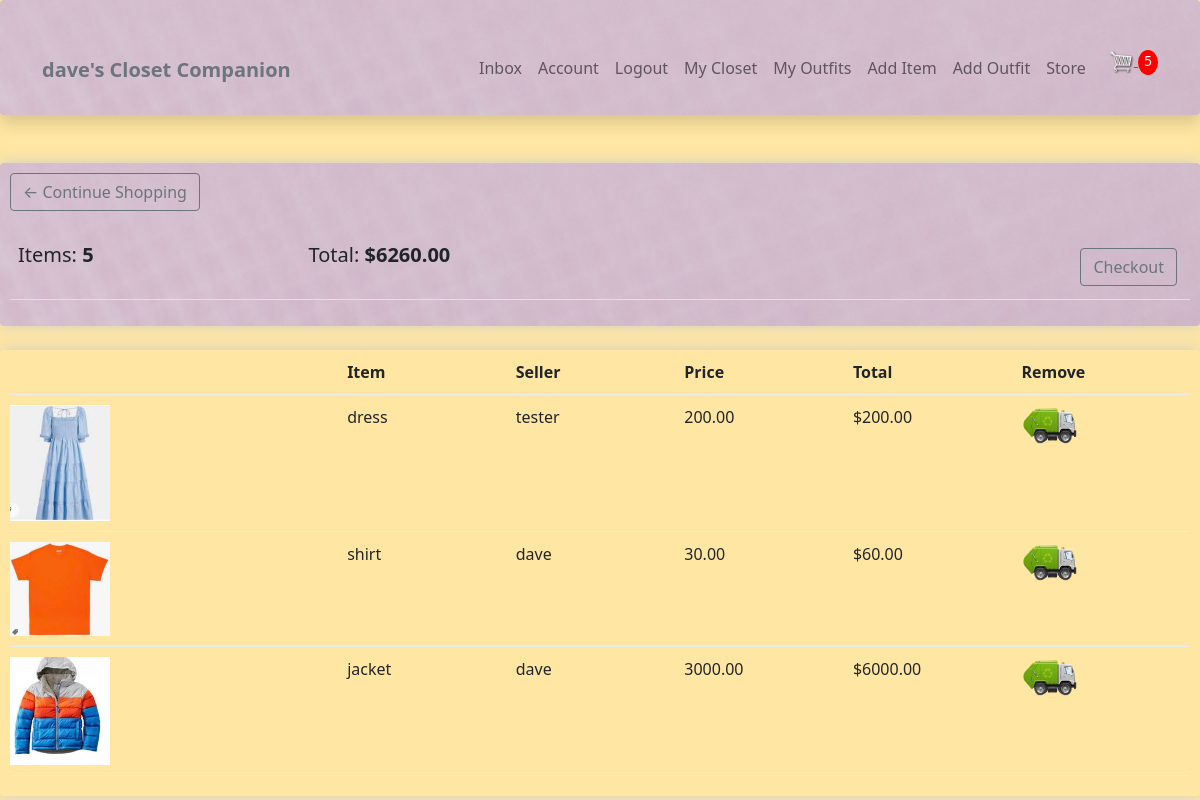
The app's page /store/cart/ (signed in), older data.
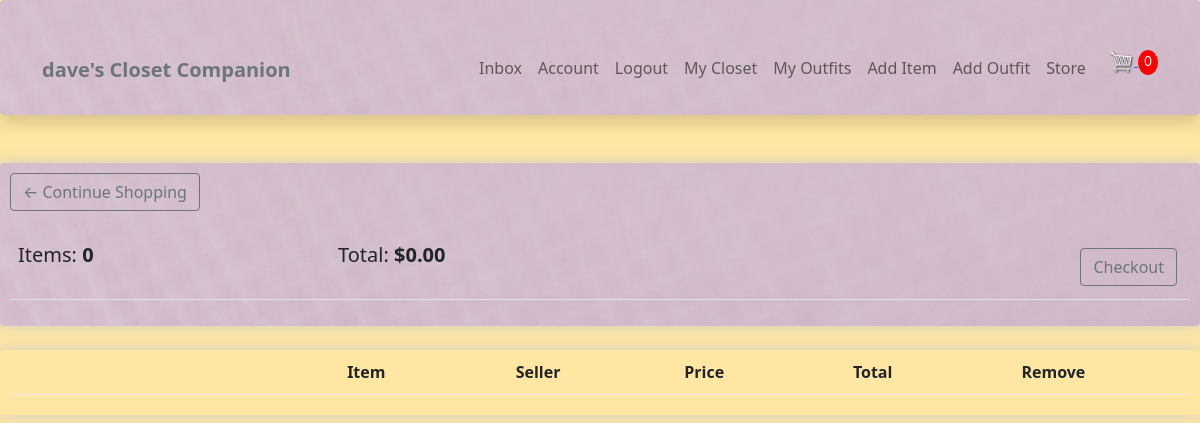
The same page, newer data.
### user/models.py (models this page shows)
class Profile(models.Model):
    user = models.OneToOneField(
        User, on_delete=models.CASCADE, null=True, blank=True)
    name = models.CharField(max_length=200, blank=True, null=True)
    email = models.EmailField(max_length=500, blank=True, null=True)
    username = models.CharField(max_length=200, blank=True, null=True)
    location = models.CharField(max_length=200, blank=True, null=True)
    short_intro = models.CharField(max_length=200, blank=True, null=True)
    profile_image = models.ImageField(
        null=True, blank=True, upload_to='profiles/', default="profiles/user-default.png")
    social_instagram = models.CharField(max_length=200, blank=True, null=True)
    created = models.DateTimeField(auto_now_add=True)
    id = models.UUIDField(default=uuid.uuid4, unique=True,
                          primary_key=True, editable=False)
    def __str__(self):
        return str(self.username)

### store/models.py (models this page shows, shortened)
class Order(models.Model):
    customer = models.ForeignKey(Profile, on_delete=models.CASCADE, null=True, blank=True)
    date_ordered = models.DateTimeField(auto_now_add=True)
    complete = models.BooleanField(default=False)
    transaction_id = models.CharField(max_length=100, null=True)
    @property
    def get_cart_total(self):
        orderitems = self.orderitem_set.all()
        total = sum([item.get_total for item in orderitems])
        return total
    @property
    def get_cart_items(self):
        orderitems = self.orderitem_set.all()
        total = sum([item.quantity for item in orderitems])
        return total

class OrderItem(models.Model):
    item = models.ForeignKey(Item, on_delete = models.SET_NULL, null=True)
    order = models.ForeignKey(Order, on_delete=models.SET_NULL, null=True)
    quantity = models.IntegerField(default=0, null=True, blank=True)
    date_added = models.DateTimeField(auto_now_add=True)
    @property
    def get_total(self):
        total = self.item.price * self.quantity
        return total

### wardrobe/models.py (models this page shows, shortened)
class Item(models.Model):
    top = 'top'
    bottom = 'bottom'
    dress = 'dress'
    shoe = 'shoe'
    outerwear = 'outerwear'
    handbag = 'handbag'
    other = 'other'
    item_type = [
        (top, 'top'),
        (bottom, 'bottom'),
        (dress, 'dress'),
        (shoe, 'shoe'),
        (outerwear, 'outerwear'),
        (handbag, 'handbag'),
        (other, 'other'),
    ]
    owner = models.ForeignKey(Profile, null=True, blank=True, on_delete=models.CASCADE)
    name = models.CharField(max_length=100)
    description = models.TextField(max_length=300, blank=True, null=True)
    type = models.CharField(max_length=100, choices = item_type, default=shoe)
    image = ResizedImageField(size=[200, 200], upload_to="images")
    sell = models.BooleanField(default=False)
    price = models.DecimalField(max_digits=7, decimal_places=2, blank=True, null=True)
    tags = models.ManyToManyField('Tag', blank=True)
    created = models.DateTimeField(auto_now_add=True)
    id = models.UUIDField(default=uuid.uuid4, unique=True, primary_key=True, editable=False)
    @property
    def imageURL(self):
        try:
            url = self.image.url
        except:
            url = ''
        return url

### store/views.py (the view)
# urls.py: path('cart/', views.cart, name="cart"),
@login_required(login_url="login")
def cart(request):
    data = cartData(request)
    cartItems = data['cartItems']
    order = data['order']
    orderItems = data['orderItems']
    context = {'orderItems': orderItems, 'order': order, 'cartItems': cartItems}
    return render(request, 'store/cart.html', context)

### store/utils.py (called while the page is built)
def cartData(request):
	if request.user.is_authenticated:
		customer = request.user.profile
		order, created = Order.objects.get_or_create(customer=customer, complete=False)
		orderItems = order.orderitem_set.all()
		cartItems = order.get_cart_items
	else:
		return redirect('login')
	return {'cartItems': cartItems ,'order': order, 'orderItems': orderItems}

### store/templates/store/cart.html (shortened to what this page needs)
{% extends 'main.html' %}
{% load static %}
{% block content %}
<div class="row">
    <div class="col-lg-12">
        <div class="box-element texture">
            <a href="{% url 'store' %}" class="btn btn-outline-secondary">&#x2190; Continue Shopping</a>
            <br>
            <br>
            <table class="table">
                <tr>
                    <th><h5>Items: <strong>{{order.get_cart_items}}</strong></h5></th>
                    <th><h5>Total: <strong>${{order.get_cart_total|floatformat:2}}</strong></h5></th>
                    <th>
                        <a style="float:right; margin: 5px" class="btn btn-outline-secondary" href="{% url 'checkout' %}">Checkout</a>
                    </th>
                </tr>
            </table>
        </div>
        <br>
        <div class="box-element">
            <div class="cart-row">
                <div style="flex:2"></div>
                <div style="flex:1"><strong>Item</strong></div>
                <div style="flex:1"><strong>Seller</strong></div>
                <div style="flex:1"><strong>Price</strong></div>
                <div style="flex:1"><strong>Total</strong></div>
                <div style="flex:1"><strong>Remove</strong></div>
            </div>
            {% for orderItem in orderItems %}
            <div class="cart-row">
                <div style="flex:2"><img class="row-image" src="{{orderItem.item.imageURL}}"></div>
                <div class="stretch" style="flex:1">{{orderItem.item.name}}</div>
                <div style="flex:1">{{orderItem.item.owner}}</div>
                <div style="flex:1">{{orderItem.item.price|floatformat:2}}</div>
                <div style="flex:1">${{orderItem.get_total}}</div>
                <div style="flex:1">
                    <div class="quantity">
                        <img data-product="{{orderItem.item.id}}" data-action = "remove" src="{% static 'images/truck.png' %}" class="chg-quantity update-cart">
                    </div>
                </div>
            </div>
            {% endfor %}
        </div>
    </div>
</div>
{% endblock %}

### templates/main.html (shortened to what this page needs)
{% load static %}
<!DOCTYPE html>
<html>
  <head>
    <link href="https://cdn.jsdelivr.net/npm/bootstrap@5.0.2/dist/css/bootstrap.min.css" rel="stylesheet">
    <link rel="stylesheet" type="text/css" href="{% static 'css/wardrobe.css' %}">
  </head>
  <body>
    {% include 'navbar.html' %}
    {% block content %}
    {% endblock %}
  </body>
</html>

### templates/navbar.html (shortened to what this page needs)
{% load static %}
<nav class="navbar navbar-expand-md navbar-light pt-5 pb-4 shadow p-3 mb-5 bg-body rounded texture">
    <div class="container-lg">
        <a class="navbar-brand" href="/">
        {% if request.user.is_authenticated %}
        <span class="text-secondary fw-bold">
            {{request.user.profile.username}}'s Closet Companion
        </span>
        </a>
        {% else %}
        <a class="navbar-brand" href="/">
        <span class="text-secondary fw-bold">
            Closet Companion
        </span>
        </a>
        {% endif %}
        <div class="collapse navbar-collapse justify-content-end align-center" id="main-nav">
        {% if request.user.is_authenticated %}
        <ul class="navbar-nav">
            <li class="nav-item">
            <a class="nav-link" href="{% url 'inbox' %}">Inbox</a>
            </li>
            <li class="nav-item">
            <a class="nav-link" href="{% url 'account' %}">Account</a>
            </li>
            <li class="nav-item">
            <a class="nav-link" href="{% url 'logout' %}">Logout</a>
            </li>
            <li class="nav-item">
            <a class="nav-link" href="{% url 'items' %}">My Closet</a></span>
            </li>
            <li class="nav-item">
            <a class="nav-link" href="{% url 'outfits' %}">My Outfits</a></span>
            </li>
            <li class="nav-item d-none d-md-inline">
            <a class="nav-link" href="{% url 'create-item' %}">Add Item</a>
            </li>
            <li class="nav-item d-none d-md-inline">
            <a class="nav-link" href="{% url 'create-outfit' %}">Add Outfit</a>
            </li>
            <li class="nav-item d-none d-md-inline">
            <a class="nav-link" href="{% url 'store' %}">Store</a>
            </li>
            <div>
                <a href="{% url 'cart' %}">
                <img class="menu-icon" width="30px" id='cart-icon' src="{% static 'images/cart.png' %}" alt="">
                </a>
                <p id="cart-total">{{cartItems}}</p>
            </div>
        </ul>
        {% endif %}
        </div>
    </div>
</nav>

### static/css/wardrobe.css (style rules this page uses)
body { background-color: #ffe6a2 }
.texture { background-image: url('/static/images/texture1.png'); background-repeat: no-repeat; background-size: cover; }
.box-element { box-shadow: hsl(0, 0%, 80%) 0 0 16px; border-radius: 4px; padding: 10px; }
.menu-icon { display: none; }
.cart-row { display: flex; align-items: flex-stretch; padding-bottom: 10px; margin-bottom: 10px; border-bottom: 1px solid #ececec; }
#cart-total { display: inline-block; text-align: center; background-color: red; color: #fff; border-radius: 50%; font-size: 14px; width: 20px; height: 25px; }
#cart-icon { width: 25px; display: inline-block; margin-left: 15px; }

Row changes from the older to the newer data that the page shows:
removed Order: get_cart_items "5", get_cart_total "6260.00"
removed OrderItem: item.imageURL (picture), item.name "dress", item.owner "tester", item.price "200.00", get_total "200.00"
removed OrderItem: item.imageURL (picture), item.name "shirt", item.owner "dave", item.price "30.00", get_total "60.00"
removed OrderItem: item.imageURL (picture), item.name "jacket", item.owner "dave", item.price "3000.00", get_total "6000.00"
added Order: get_cart_items "0", get_cart_total "0.00"
Text that changed along with them:
{{ cartItems }}: "5" → "0"
